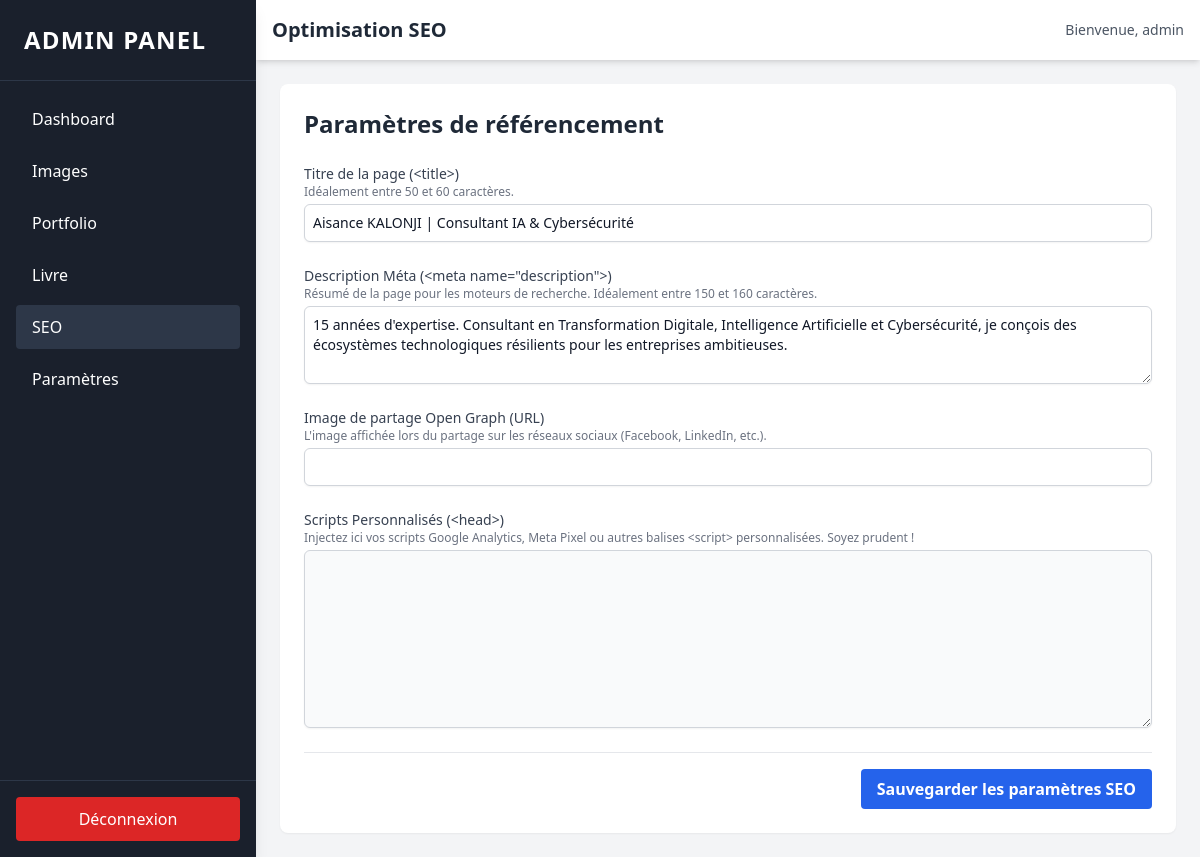
The app's page /admin/seo (signed in) with its own data.
### models/admin_user.py (models this page shows, shortened)
class AdminUser(db.Model, UserMixin):
    __tablename__ = 'admin_users'
    id = db.Column(db.Integer, primary_key=True)
    username = db.Column(db.String(80), unique=True, nullable=False)
    password_hash = db.Column(db.String(255), nullable=False)

### models/setting.py (models this page shows, shortened)
class SeoSetting(db.Model):
    __tablename__ = 'seo_settings'
    id = db.Column(db.Integer, primary_key=True)
    meta_title = db.Column(db.String(255), nullable=True)
    meta_description = db.Column(db.Text, nullable=True)
    custom_head_script = db.Column(db.Text, nullable=True)
    og_image = db.Column(db.String(255), nullable=True)

### routes/admin_routes.py (the view, shortened to what this page needs)
@admin_bp.route('/seo', methods=['GET', 'POST'])
@login_required
def seo():
    seo_setting = SeoSetting.query.first()
    if not seo_setting:
        seo_setting = SeoSetting()
        db.session.add(seo_setting)
        db.session.commit()
    return render_template('admin/seo.html', seo=seo_setting)

### templates/admin/seo.html
{% extends "admin/base.html" %}
{% block header_title %}Optimisation SEO{% endblock %}
{% block content %}
<div class="bg-white rounded-lg shadow-sm p-6 max-w-4xl mx-auto">
    <h2 class="text-2xl font-bold text-gray-800 mb-6">Paramètres de référencement</h2>
    <form method="POST" action="{{ url_for('admin.seo') }}" class="space-y-6">
        <div>
            <label for="meta_title" class="block text-sm font-medium text-gray-700">Titre de la page (&lt;title&gt;)</label>
            <p class="text-xs text-gray-500 mb-1">Idéalement entre 50 et 60 caractères.</p>
            <input type="text" name="meta_title" id="meta_title" value="{{ seo.meta_title or '' }}" class="mt-1 block w-full rounded-md border-gray-300 shadow-sm focus:border-indigo-500 focus:ring-indigo-500 sm:text-sm p-2 border">
        </div>
        <div>
            <label for="meta_description" class="block text-sm font-medium text-gray-700">Description Méta (&lt;meta name="description"&gt;)</label>
            <p class="text-xs text-gray-500 mb-1">Résumé de la page pour les moteurs de recherche. Idéalement entre 150 et 160 caractères.</p>
            <textarea name="meta_description" id="meta_description" rows="3" class="mt-1 block w-full rounded-md border-gray-300 shadow-sm focus:border-indigo-500 focus:ring-indigo-500 sm:text-sm p-2 border">{{ seo.meta_description or '' }}</textarea>
        </div>
        <div>
            <label for="og_image" class="block text-sm font-medium text-gray-700">Image de partage Open Graph (URL)</label>
            <p class="text-xs text-gray-500 mb-1">L'image affichée lors du partage sur les réseaux sociaux (Facebook, LinkedIn, etc.).</p>
            <input type="text" name="og_image" id="og_image" value="{{ seo.og_image or '' }}" class="mt-1 block w-full rounded-md border-gray-300 shadow-sm focus:border-indigo-500 focus:ring-indigo-500 sm:text-sm p-2 border">
        </div>
        <div>
            <label for="custom_head_script" class="block text-sm font-medium text-gray-700">Scripts Personnalisés (&lt;head&gt;)</label>
            <p class="text-xs text-gray-500 mb-1">Injectez ici vos scripts Google Analytics, Meta Pixel ou autres balises &lt;script&gt; personnalisées. Soyez prudent !</p>
            <textarea name="custom_head_script" id="custom_head_script" rows="8" class="mt-1 block w-full rounded-md border-gray-300 shadow-sm focus:border-indigo-500 focus:ring-indigo-500 font-mono text-sm p-2 border bg-gray-50">{{ seo.custom_head_script or '' }}</textarea>
        </div>
        <div class="pt-4 border-t border-gray-200 flex justify-end">
            <button type="submit" class="bg-blue-600 hover:bg-blue-700 text-white font-bold py-2 px-4 rounded focus:outline-none focus:shadow-outline transition duration-150 ease-in-out">
                Sauvegarder les paramètres SEO
            </button>
        </div>
    </form>
</div>
{% endblock %}

### templates/admin/base.html (shortened to what this page needs)
<!DOCTYPE html>
<html lang="fr">
<head>
    <script src="https://cdn.tailwindcss.com"></script>
</head>
<body class="bg-gray-100 font-sans leading-normal tracking-normal text-gray-900 h-screen flex overflow-hidden">
    <aside class="w-64 bg-primary text-white flex flex-col h-full shadow-lg z-20 transition-transform duration-300 transform -translate-x-full md:translate-x-0 fixed md:relative" id="sidebar">
        <div class="p-6 border-b border-secondary flex justify-between items-center">
            <h1 class="text-2xl font-semibold uppercase tracking-wider">Admin Panel</h1>
        </div>
        <nav class="flex-grow p-4 space-y-2 overflow-y-auto">
            <a href="{{ url_for('admin.dashboard') }}" class="block py-2.5 px-4 rounded transition duration-200 hover:bg-secondary hover:text-white {% if request.endpoint == 'admin.dashboard' %}bg-secondary text-white{% endif %}">
                Dashboard
            </a>
            <a href="{{ url_for('admin.images') }}" class="block py-2.5 px-4 rounded transition duration-200 hover:bg-secondary hover:text-white {% if request.endpoint == 'admin.images' %}bg-secondary text-white{% endif %}">
                Images
            </a>
            <a href="{{ url_for('admin.portfolio') }}" class="block py-2.5 px-4 rounded transition duration-200 hover:bg-secondary hover:text-white ">
                Portfolio
            </a>
            <a href="{{ url_for('admin.book') }}" class="block py-2.5 px-4 rounded transition duration-200 hover:bg-secondary hover:text-white {% if request.endpoint == 'admin.book' %}bg-secondary text-white{% endif %}">
                Livre
            </a>
            <a href="{{ url_for('admin.seo') }}" class="block py-2.5 px-4 rounded transition duration-200 hover:bg-secondary hover:text-white {% if request.endpoint == 'admin.seo' %}bg-secondary text-white{% endif %}">
                SEO
            </a>
            <a href="{{ url_for('admin.settings') }}" class="block py-2.5 px-4 rounded transition duration-200 hover:bg-secondary hover:text-white {% if request.endpoint == 'admin.settings' %}bg-secondary text-white{% endif %}">
                Paramètres
            </a>
        </nav>
        <div class="p-4 border-t border-secondary">
            <a href="{{ url_for('admin.logout') }}" class="block py-2.5 px-4 rounded bg-red-600 hover:bg-red-700 text-center transition duration-200">
                Déconnexion
            </a>
        </div>
    </aside>
    <div class="flex-1 flex flex-col h-full relative w-full">
        <header class="bg-white shadow-md p-4 flex justify-between items-center z-10">
            <div class="flex items-center">
                <div class="text-xl font-semibold text-gray-800">
                    {% block header_title %}Dashboard{% endblock %}
                </div>
            </div>
            <div class="flex items-center space-x-4">
                {% if current_user.is_authenticated %}
                <span class="text-sm text-gray-600">Bienvenue, {{ current_user.username }}</span>
                {% endif %}
            </div>
        </header>
        <main class="flex-1 p-6 overflow-x-hidden overflow-y-auto bg-gray-100">
            {% block content %}{% endblock %}
        </main>
    </div>
</body>
</html>

### records on screen
AdminUser: username "admin"
SeoSetting: meta_title "Aisance KALONJI | Consultant IA & Cybersécurité", meta_description "15 années d'expertise. Consultant en Transformation Digitale, Intelligence Artificielle et Cybersécurité, je conçois des écosystèmes technologiques résilients pour les entreprises ambitieuses."
